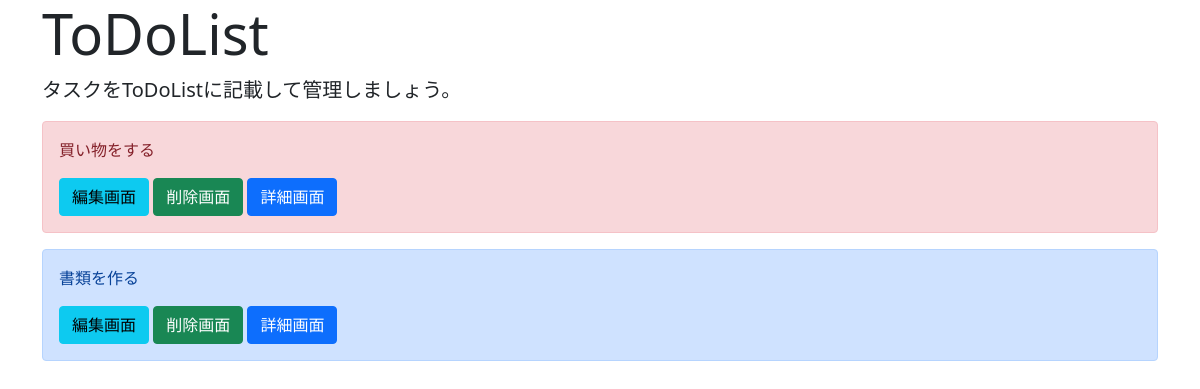
The page /list/ on the database as committed earlier.
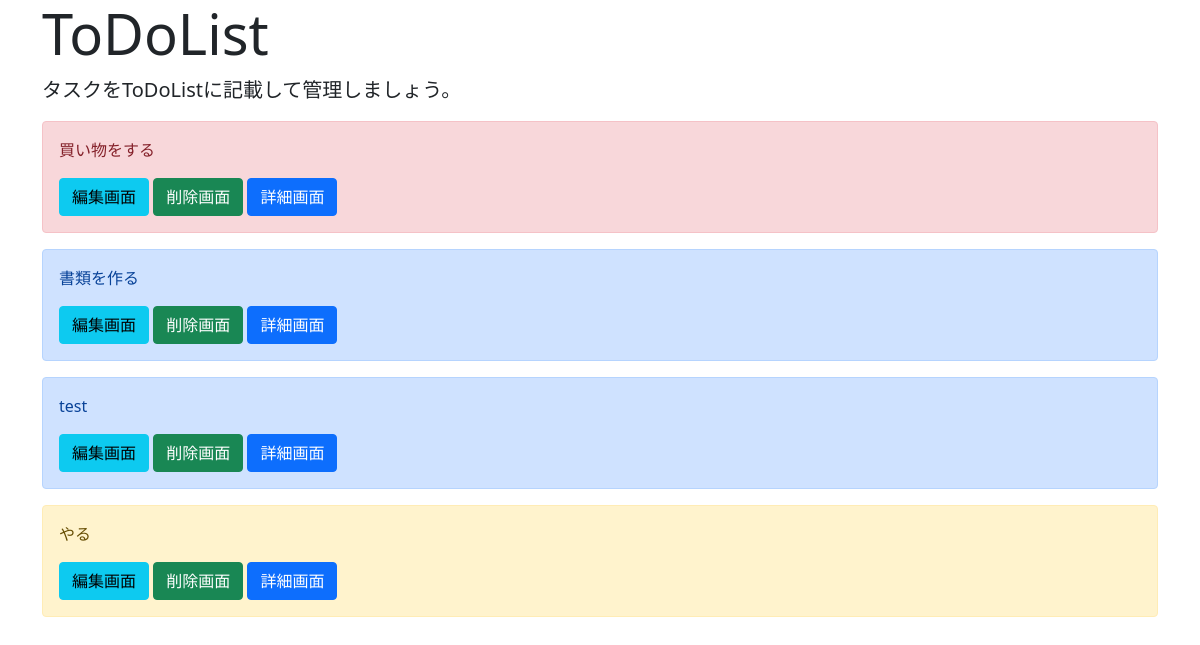
The same page on the database as committed later.
### to_do/models.py (models this page shows, shortened)
class ToDoModel(models.Model):
    title = models.CharField(max_length=100)
    memo = models.TextField()
    priority = models.CharField(
        max_length=50,
        choices = CHOICE)
    duedate = models.DateField()

### to_do/views.py (the view)
# urls.py: path('list/', ToDoList.as_view(), name='list'),
class ToDoList(ListView):
    template_name = 'list.html'
    model = ToDoModel

### templates/list.html
{% extends 'base.html' %}
{% block header %}
<div class="jumbotron jumbotron-fluid">
    <div class="container">
      <h1 class="display-4">ToDoList</h1>
      <p class="lead">タスクをToDoListに記載して管理しましょう。</p>
    </div>
  </div>
{% endblock %}
{% block content %}
<div class="container">
    {% for item in object_list %}
    <div class="alert alert-{{ item.priority }}" role="alert">
        <p>{{ item.title }}</p>
        <a href="#" class="btn btn-info" tabindex="-1" role="button" aria-disabled="true">編集画面</a>
        <a href="#" class="btn btn-success" tabindex="-1" role="button" aria-disabled="true">削除画面</a>
        <a href="#" class="btn btn-primary" tabindex="-1" role="button" aria-disabled="true">詳細画面</a>
    </div>
    {% endfor %}
</div>
{% endblock content %}

### templates/base.html (shortened to what this page needs)
<!doctype html>
<html lang="en">
  <head>
    <link href="https://cdn.jsdelivr.net/npm/bootstrap@5.0.0-beta1/dist/css/bootstrap.min.css" rel="stylesheet">
  </head>
  <body>
    {% block header %}
    {% endblock header %}
    {% block content %}
    {% endblock content %}
  </body>
</html>

Rows that differ between the two databases and show on the page:
added ToDoModel: title "test"
added ToDoModel: title "やる", priority "warning" (drawn)
